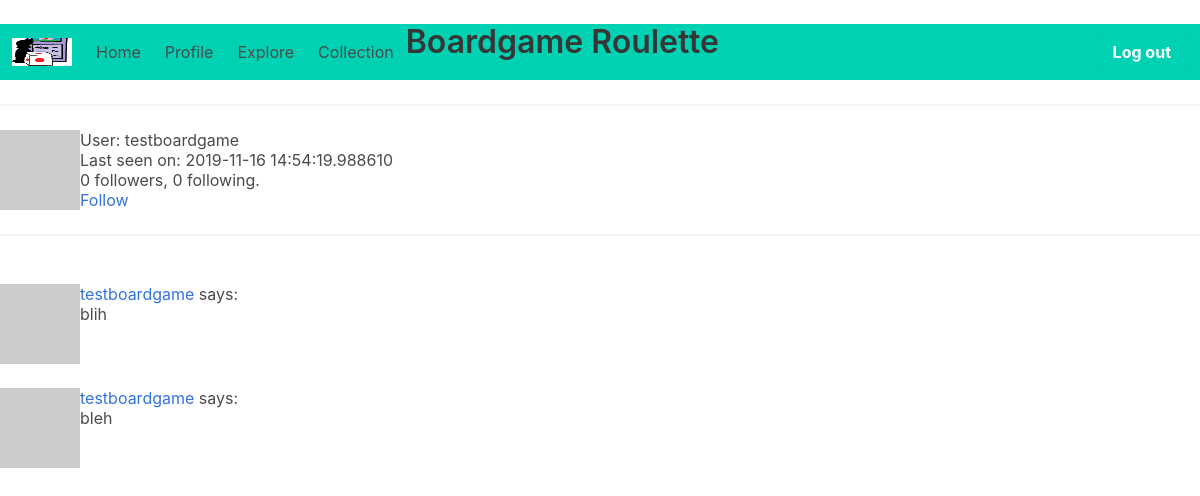
The app's page /user/testboardgame (signed in) with its own data.
### app/models.py (models this page shows, shortened)
class User(UserMixin, db.Model):
    id = db.Column(db.Integer, primary_key=True)
    username = db.Column(db.String(64), index=True, unique=True)
    email = db.Column(db.String(120), index=True, unique=True)
    password_hash = db.Column(db.String(128))
    posts = db.relationship("Post", backref="author", lazy="dynamic")
    about_me = db.Column(db.String(140))
    last_seen = db.Column(db.DateTime, default=datetime.utcnow)
    followed = db.relationship(
        "User",
        secondary=followers,
        primaryjoin=(followers.c.follower_id == id),
        secondaryjoin=(followers.c.followed_id == id),
        backref=db.backref("followers", lazy="dynamic"),
        lazy="dynamic",
    )
    collection = db.relationship("Boardgame", secondary=boardgames, lazy="dynamic")
    def is_following(self, user):
        return self.followed.filter(followers.c.followed_id == user.id).count() > 0
    def avatar(self, size):
        digest = md5(self.email.lower().encode("utf-8")).hexdigest()
        return "https://www.gravatar.com/avatar/{}?d=identicon&s={}".format(
            digest, size
        )

class Post(db.Model):
    id = db.Column(db.Integer, primary_key=True)
    body = db.Column(db.String(140))
    timestamp = db.Column(db.DateTime, index=True, default=datetime.utcnow)
    user_id = db.Column(db.Integer, db.ForeignKey("user.id"))

### app/routes.py (the view)
@app.route("/user/<username>")
@login_required
def user(username):
    user = User.query.filter_by(username=username).first_or_404()
    page = request.args.get("page", 1, type=int)
    posts = user.posts.order_by(Post.timestamp.desc()).paginate(
        page, app.config["POSTS_PER_PAGE"], False
    )
    next_url = (
        url_for("user", username=user.username, page=posts.next_num)
        if posts.has_next
        else None
    )
    prev_url = (
        url_for("user", username=user.username, page=posts.prev_num)
        if posts.has_prev
        else None
    )
    return render_template(
        "user.html", user=user, posts=posts.items, next_url=next_url, prev_url=prev_url
    )

### app/models.py (called while the page is built)
@login.user_loader
def load_user(id):
    return User.query.get(int(id))

### app/routes.py (called while the page is built)
@app.before_request
def before_request():
    if current_user.is_authenticated:
        current_user.last_seen = datetime.utcnow()
        db.session.commit()

### app/templates/user.html (shortened to what this page needs)
﻿{% extends "base.html" %}
{% block content %}
<table>
    <tr valign="top">
        <td><img src="{{ user.avatar(128) }}"></td>
        <td>
            <h1>User: {{ user.username }}</h1>
            {% if user.last_seen %}<p>Last seen on: {{ user.last_seen }}</p>{% endif %}
            <p>{{ user.followers.count() }} followers, {{ user.followed.count() }} following.</p>
            {% if user == current_user %}
            <p><a href="{{ url_for('edit_profile') }}">Edit your profile</a></p>
            {% elif not current_user.is_following(user) %}
            <p><a href="{{ url_for('follow', username=user.username) }}">Follow</a></p>
            {% else %}
            <p><a href="{{ url_for('unfollow', username=user.username) }}">Unfollow</a></p>
            {% endif %}
        </td>
    </tr>
</table>
<hr>
    {% for post in posts %}
        {% include '_post.html' %}
    {% endfor %}
{% endblock %}

### app/templates/_post.html
﻿<table>
    <tr valign="top">
        <td><img src="{{ post.author.avatar(36) }}"></td>
        <td>
            <a href="{{ url_for('user', username=post.author.username) }}">
                {{ post.author.username }}
            </a>
            says:<br>{{ post.body }}
        </td>
    </tr>
</table>

### records on screen
User: username "testboardgame", last_seen "2019-11-16 14:54:19.988610"
Post: author.username "testboardgame", body "blih"
Post: author.username "testboardgame", body "bleh"

### other values on screen
{{ user.followers.count() }} "0"
{{ user.followed.count() }} "0"
